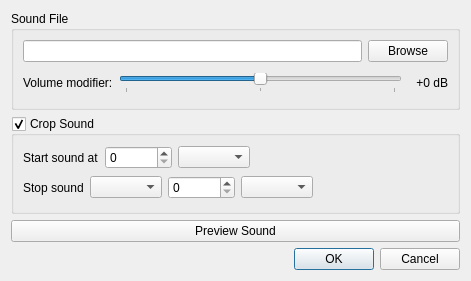
<?xml version="1.0" encoding="UTF-8"?>
<ui version="4.0">
 <class>SoundSettingsQt</class>
 <widget class="QDialog" name="SoundSettingsQt">
  <property name="geometry">
   <rect>
    <x>0</x>
    <y>0</y>
    <width>471</width>
    <height>281</height>
   </rect>
  </property>
  <property name="windowTitle">
   <string>Sound Settings</string>
  </property>
  <property name="windowIcon">
   <iconset resource="qtres.qrc">
    <normaloff>:/icon/img/rpmb_icon_64.png</normaloff>:/icon/img/rpmb_icon_64.png</iconset>
  </property>
  <property name="locale">
   <locale language="English" country="UnitedStates"/>
  </property>
  <layout class="QVBoxLayout" name="verticalLayout">
   <item>
    <widget class="QGroupBox" name="groupBox_2">
     <property name="title">
      <string>Sound File</string>
     </property>
     <layout class="QVBoxLayout" name="verticalLayout_3">
      <item>
       <layout class="QHBoxLayout" name="horizontalLayout_4">
        <item>
         <widget class="QLineEdit" name="filenameEdit"/>
        </item>
        <item>
         <widget class="QPushButton" name="filenameBrowseButton">
          <property name="text">
           <string>Browse</string>
          </property>
         </widget>
        </item>
       </layout>
      </item>
      <item>
       <layout class="QHBoxLayout" name="horizontalLayout">
        <item>
         <widget class="QLabel" name="label_3">
          <property name="text">
           <string>Volume modifier:</string>
          </property>
         </widget>
        </item>
        <item>
         <widget class="QSlider" name="soundVolumeSlider">
          <property name="minimum">
           <number>-10</number>
          </property>
          <property name="maximum">
           <number>10</number>
          </property>
          <property name="pageStep">
           <number>5</number>
          </property>
          <property name="orientation">
           <enum>Qt::Horizontal</enum>
          </property>
          <property name="tickPosition">
           <enum>QSlider::TicksBelow</enum>
          </property>
          <property name="tickInterval">
           <number>10</number>
          </property>
         </widget>
        </item>
        <item>
         <widget class="QLabel" name="soundVolumeDbLabel">
          <property name="minimumSize">
           <size>
            <width>40</width>
            <height>0</height>
           </size>
          </property>
          <property name="text">
           <string>+0 dB</string>
          </property>
          <property name="alignment">
           <set>Qt::AlignRight|Qt::AlignTrailing|Qt::AlignVCenter</set>
          </property>
         </widget>
        </item>
       </layout>
      </item>
     </layout>
    </widget>
   </item>
   <item>
    <widget class="QGroupBox" name="groupCrop">
     <property name="title">
      <string>Crop Sound</string>
     </property>
     <property name="checkable">
      <bool>true</bool>
     </property>
     <layout class="QVBoxLayout" name="verticalLayout_2">
      <item>
       <layout class="QHBoxLayout" name="horizontalLayout_2">
        <item>
         <widget class="QLabel" name="label">
          <property name="text">
           <string>Start sound at</string>
          </property>
         </widget>
        </item>
        <item>
         <widget class="QSpinBox" name="startSoundValueSpin">
          <property name="suffix">
           <string/>
          </property>
          <property name="maximum">
           <number>10000000</number>
          </property>
          <property name="singleStep">
           <number>1</number>
          </property>
         </widget>
        </item>
        <item>
         <widget class="QComboBox" name="startSoundUnitCombo">
          <property name="currentText">
           <string/>
          </property>
          <property name="currentIndex">
           <number>-1</number>
          </property>
         </widget>
        </item>
        <item>
         <spacer name="horizontalSpacer">
          <property name="orientation">
           <enum>Qt::Horizontal</enum>
          </property>
          <property name="sizeHint" stdset="0">
           <size>
            <width>40</width>
            <height>20</height>
           </size>
          </property>
         </spacer>
        </item>
       </layout>
      </item>
      <item>
       <layout class="QHBoxLayout" name="horizontalLayout_3">
        <item>
         <widget class="QLabel" name="label_2">
          <property name="text">
           <string>Stop sound</string>
          </property>
         </widget>
        </item>
        <item>
         <widget class="QComboBox" name="stopSoundAtAfterCombo"/>
        </item>
        <item>
         <widget class="QSpinBox" name="stopSoundValueSpin">
          <property name="maximum">
           <number>10000000</number>
          </property>
         </widget>
        </item>
        <item>
         <widget class="QComboBox" name="stopSoundUnitCombo"/>
        </item>
        <item>
         <spacer name="horizontalSpacer_2">
          <property name="orientation">
           <enum>Qt::Horizontal</enum>
          </property>
          <property name="sizeHint" stdset="0">
           <size>
            <width>40</width>
            <height>20</height>
           </size>
          </property>
         </spacer>
        </item>
       </layout>
      </item>
     </layout>
    </widget>
   </item>
   <item>
    <widget class="QPushButton" name="previewSoundButton">
     <property name="text">
      <string>Preview Sound</string>
     </property>
    </widget>
   </item>
   <item>
    <widget class="QDialogButtonBox" name="buttonBox">
     <property name="orientation">
      <enum>Qt::Horizontal</enum>
     </property>
     <property name="standardButtons">
      <set>QDialogButtonBox::Cancel|QDialogButtonBox::Ok</set>
     </property>
    </widget>
   </item>
  </layout>
 </widget>
 <resources>
  <include location="qtres.qrc"/>
 </resources>
 <connections>
  <connection>
   <sender>buttonBox</sender>
   <signal>accepted()</signal>
   <receiver>SoundSettingsQt</receiver>
   <slot>accept()</slot>
   <hints>
    <hint type="sourcelabel">
     <x>248</x>
     <y>254</y>
    </hint>
    <hint type="destinationlabel">
     <x>157</x>
     <y>274</y>
    </hint>
   </hints>
  </connection>
  <connection>
   <sender>buttonBox</sender>
   <signal>rejected()</signal>
   <receiver>SoundSettingsQt</receiver>
   <slot>reject()</slot>
   <hints>
    <hint type="sourcelabel">
     <x>316</x>
     <y>260</y>
    </hint>
    <hint type="destinationlabel">
     <x>286</x>
     <y>274</y>
    </hint>
   </hints>
  </connection>
 </connections>
</ui>
